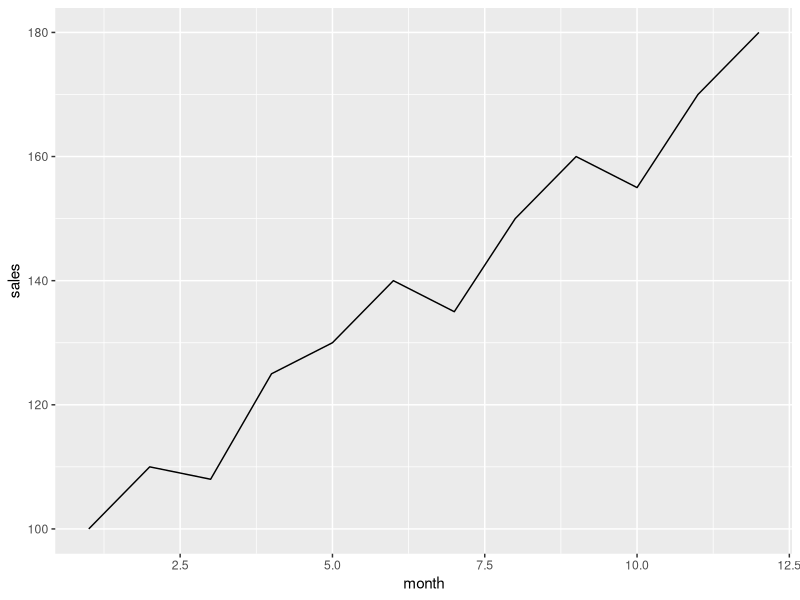

This figure's R source:
# Visualisation with ggplot2

library(tidyverse)

sales <- tibble(
  month = 1:12,
  sales = c(100, 110, 108, 125, 130, 140, 135, 150, 160, 155, 170, 180)
)

ggplot(sales, aes(x = month, y = sales)) +
  geom_line()

# Exercise
# Create a line chart for your own monthly dataset.
# Add a title and axis labels.
